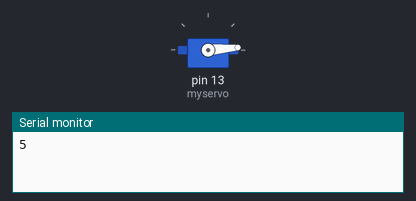
Recording of a sketch running on a simulated Arduino Uno, built with avr-gcc and run on an emulated ATmega328P. Shown: servo, the last lines printed to the serial monitor.

Above: at 0.1 s.
At 8.1 s:
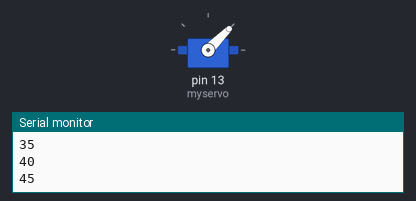
At 17.1 s:
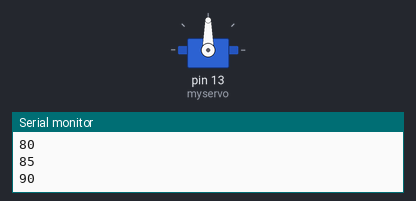
At 35.1 s:
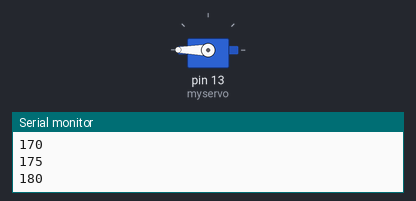
Timing chart, 0 to 40.0 s (numbered marks = the images above):
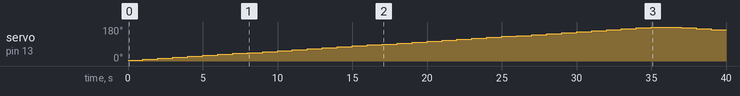

Measured:
- by itself, servo on pin 13 (myservo): rises from 5° to 180° in 34.0 s, then falls to 165° in 4.0 s

The sketch:

servo_test.ino
```cpp
#include <Servo.h>

Servo myservo;  // create servo object to control a servo

int potpin = 0;  // analog pin used to connect the potentiometer
int val;    // variable to read the value from the analog pin
int servoVal = 0;

bool increasing = true;

void setup() {
  Serial.begin(9600);
  myservo.attach(13);  // attaches the servo on pin 9 to the servo object
  myservo.write(100);
}

void loop() {
  // val = analogRead(potpin);            // reads the value of the potentiometer (value between 0 and 1023)
  // val = map(val, 0, 1023, 0, 180);     // scale it to use it with the servo (value between 0 and 180)

  if (increasing) {
    if (servoVal >= 180) {
      increasing = false;
      servoVal = 180;
    } else {
      servoVal += 5;
    }
  } else {
    if (servoVal <= 0) {
      increasing = true;
      servoVal = 0;
    } else {
      servoVal -= 5;
    }
  }

  // servoVal = 100;
  myservo.write(servoVal);
  Serial.println(myservo.read());
  delay(1000);                           // waits for the servo to get there
}
```
